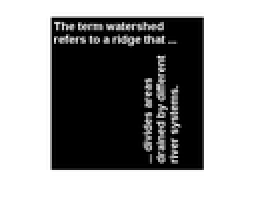
%> input picture erosion_sample.png, 128 x 104 px, shrunk from 430 x 349 before the run (shown 2 times larger)
$ octave thinning.m   (GNU Octave 9; MATLAB toolbox functions it lacks are replaced by stand-ins)
%> lines starting %> are read from the running program, lines starting %| are printed output that depends on the picture; in (x1, y1, x2, y2) boxes, pixels count from 0 and x2, y2 are one past the last pixel; in counts of white or black regions, pixels touching at a corner belong together; the program's own positions count from 1
clc;
clear;
close all;
clear all;

I=rgb2gray(imread('erosion_sample.png'));
%> I: size 104x128 uint8; min 0, max 255, mean 152.1
%BW = not(im2bw(I));
[x,y,p]=size(I);
%> x = 104; y = 128; p = 1
BW=zeros(x,y);
for i=1:1:x
    for j=1:1:y
        if(I(i,j)>128)
            BW(i,j)=1;
        else
            BW(i,j)=0;
        end
    end
end
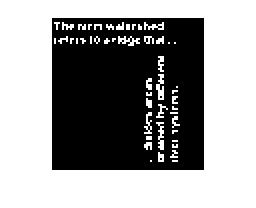
%> BW: size 104x128 double (shown 2 times larger); values 0 (black) and 1 (white), 59.9% white; 3 black regions (2 under 20 px), largest, box (x1, y1, x2, y2) and area: (26, 9, 102, 85) 5341

%imshow(not(BW),[]);
figure;
continue_it = 1;
while continue_it
BW_old=BW;
BW_del=zeros(size(BW));
for i=2:size(BW,1)-1
    for j = 2:size(BW,2)-1
        P = [BW(i,j) BW(i-1,j) BW(i-1,j+1) BW(i,j+1) BW(i+1,j+1) BW(i+1,j) BW(i+1,j-1) BW(i,j-1) BW(i-1,j-1) BW(i-1,j)];
        if P(2)*P(4)*P(6)==0 && P(4)*P(6)*P(8)==0 && sum(P(2:end-1))<=6 && sum(P(2:end-1)) >=2
            A = 0;
            for k = 2:size(P(:),1)-1
                if P(k) == 0 && P(k+1)==1
                    A = A+1;
                end%if
            end%for
            if (A==1)
                BW_del(i,j)=1;
            end%if
        end%if
    end%for
end%for
BW(find(BW_del==1))=0;
for i=2:size(BW,1)-1
    for j = 2:size(BW,2)-1
        P = [BW(i,j) BW(i-1,j) BW(i-1,j+1) BW(i,j+1) BW(i+1,j+1) BW(i+1,j) BW(i+1,j-1) BW(i,j-1) BW(i-1,j-1) BW(i-1,j)];
        if P(2)*P(4)*P(8)==0 && P(2)*P(6)*P(8)==0 && sum(P(2:end-1))<=6 && sum(P(2:end-1)) >=2
            A = 0;
            for k = 2:size(P(:),1)-1
                if P(k) == 0 && P(k+1)==1
                    A = A+1;
                end%if
            end%for
            if (A==1)
                BW_del(i,j)=1;
            end%if
        end%if
    end%for
end%for
BW(find(BW_del==1))=0;
if prod(BW_old(:)==BW(:))
   continue_it=0;
end%if
end%while
%> this loop made 26 passes
%> pass 2, `BW_old=BW;`:
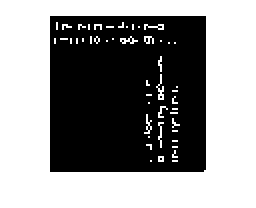
%> BW_old: size 104x128 double (shown 2 times larger); values 0 (black) and 1 (white), 56.3% white; 3 black regions (2 under 20 px), largest, box (x1, y1, x2, y2) and area: (25, 8, 103, 86) 5820
%> pass 3, `BW_old=BW;`:
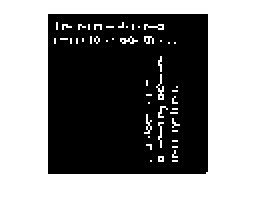
%> BW_old: size 104x128 double (shown 2 times larger); values 0 (black) and 1 (white), 53.9% white; 3 black regions (2 under 20 px), largest, box (x1, y1, x2, y2) and area: (24, 7, 104, 87) 6137
%> after the loop:
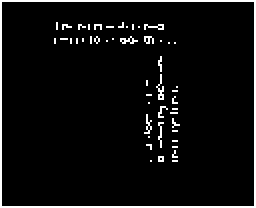
%> BW: size 104x128 double (shown 2 times larger); values 0 (black) and 1 (white), 5.4% white in thin lines or dots
%> after the loop:
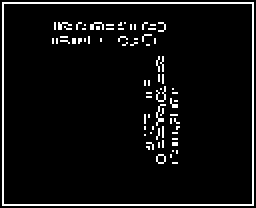
%> BW_del: size 104x128 double (shown 2 times larger); values 0 (black) and 1 (white), 5.8% white in thin lines or dots
%> after the loop, A = 1; continue_it = 0
imshow((BW),[])
